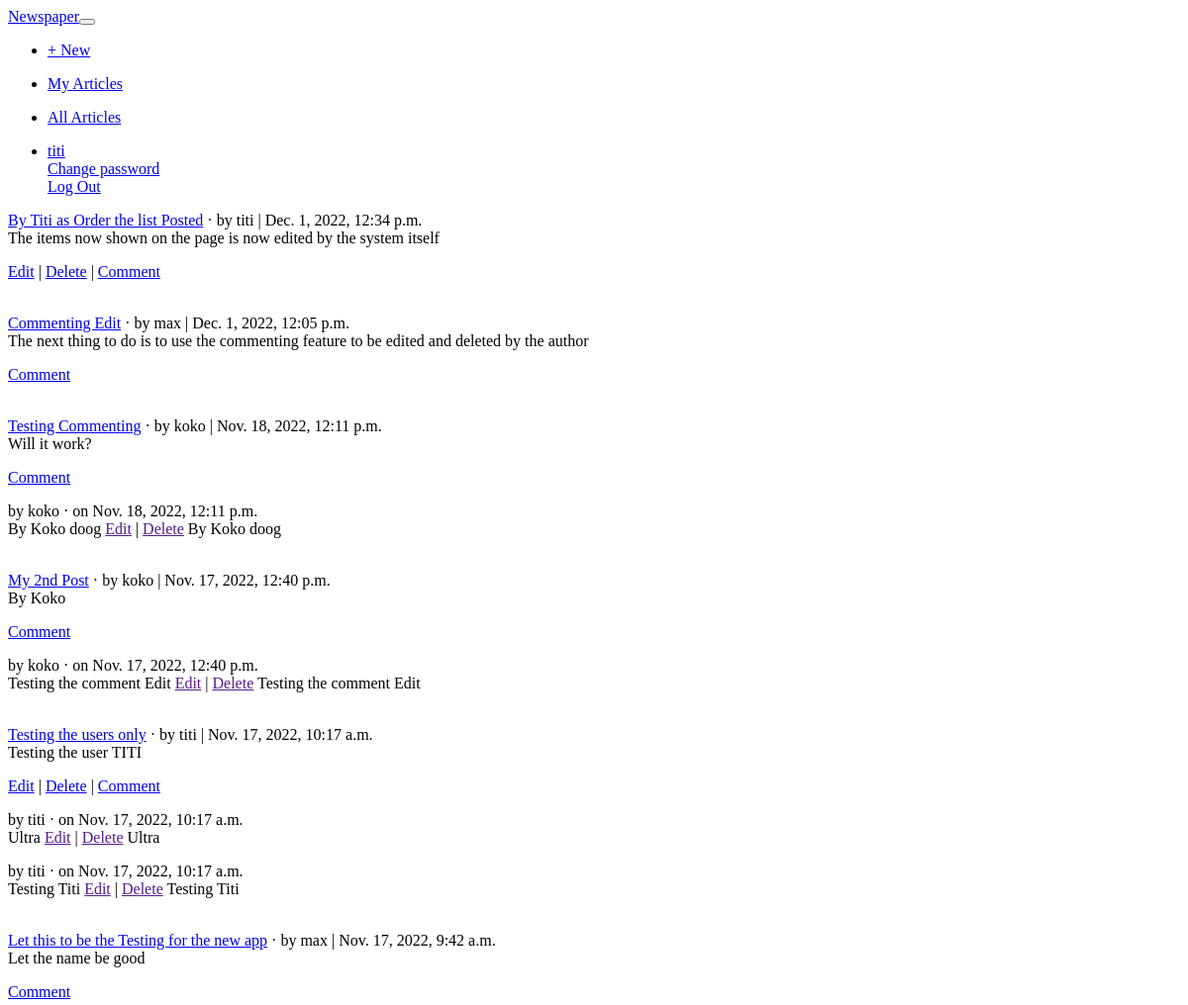
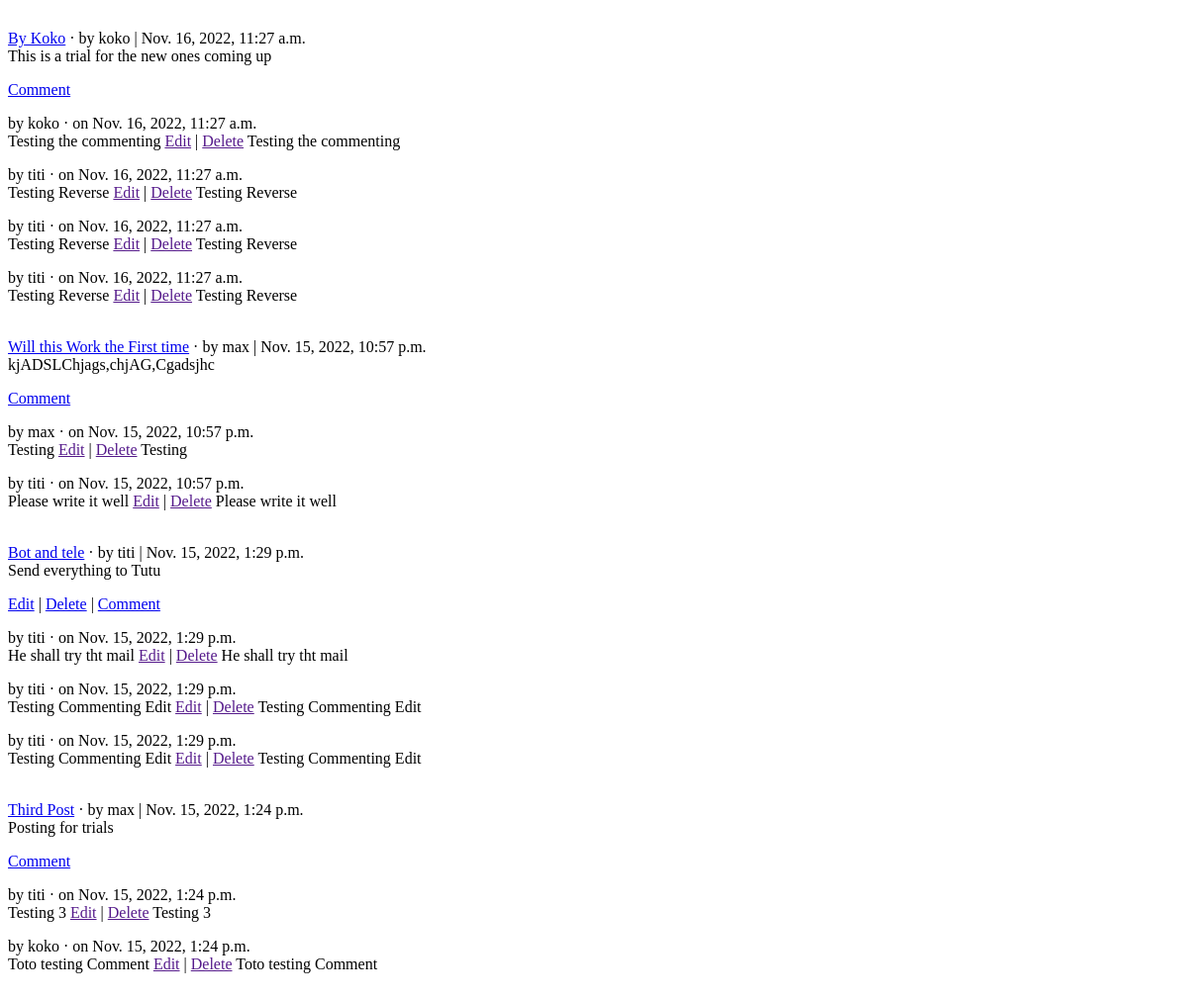
The page /articles/ (signed in) on the database as committed earlier (2 pictures, top to bottom).
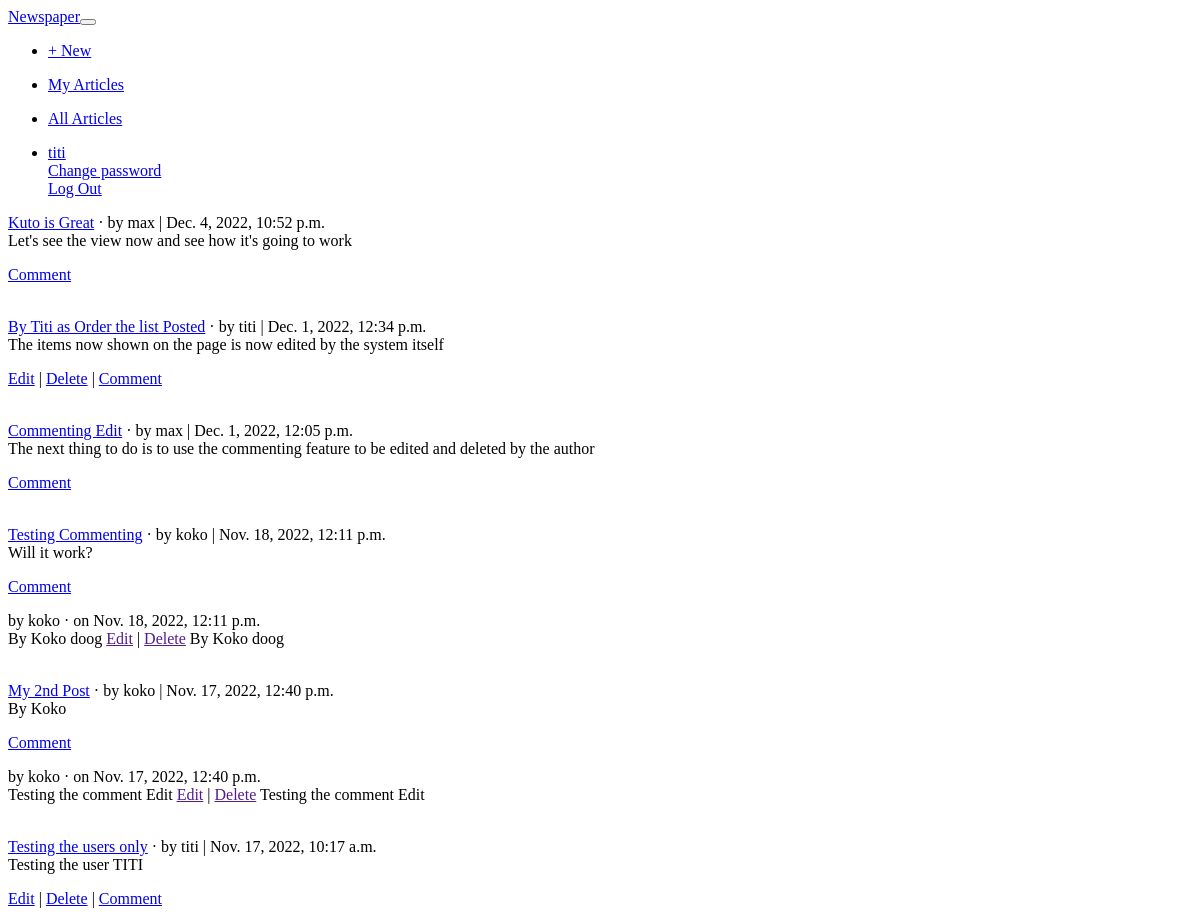
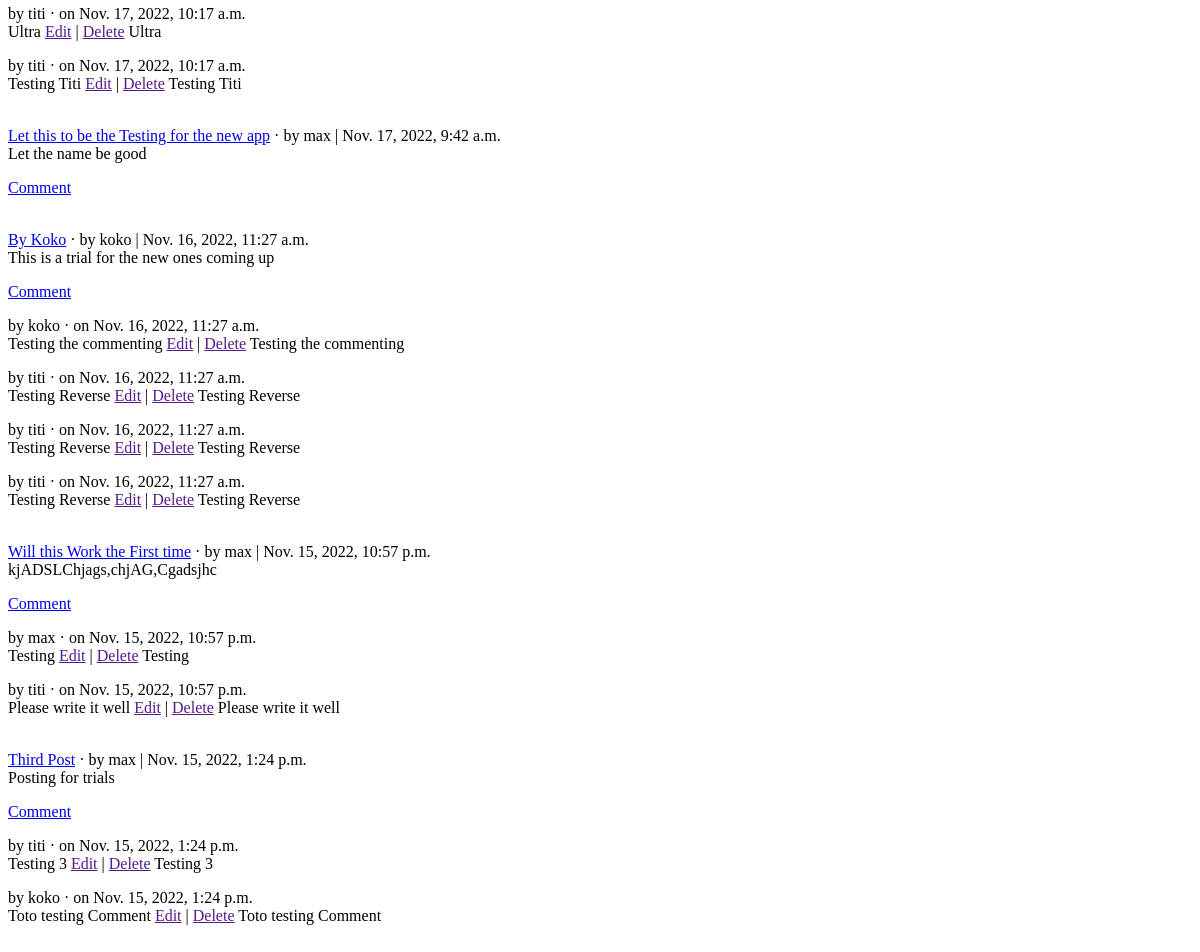
The same page on the database as committed later (2 pictures, top to bottom).
### accounts/models.py (models this page shows)
class CustomUser(AbstractUser):
    age = models.PositiveIntegerField(null=True, blank=True)

### articles/models.py (models this page shows, shortened)
class Article(models.Model):
    title = models.CharField(max_length=255)
    body = models.TextField()
    date = models.DateTimeField(auto_now_add=True)
    author = models.ForeignKey(settings.AUTH_USER_MODEL,on_delete=models.CASCADE,)

class Comments(models.Model):
    article = models.ForeignKey(Article, on_delete=models.CASCADE, related_name='comments')
    comment = models.CharField(max_length=140)
    author = models.ForeignKey(get_user_model(),on_delete=models.CASCADE,)
    def __str__(self):
        return self.comment

### articles/views.py (the view, shortened to what this page needs)
# urls.py: path('', ArticleListView.as_view(), name='article_list'),
class ArticleListView(LoginRequiredMixin, ListView):
    template_name = 'article_list.html'
    def get_queryset(self):
        queryset = Article.objects.all()
        queryset = queryset.order_by('-id')  # this line enables descending order
        return queryset

### accounts/templates/article_list.html (shortened to what this page needs)
{% extends 'base.html' %}
{% block content %}
    {% for article in object_list %}
        <div class="card">
        <div class="card-header">
        <span class="font-weight-bold"><a href="{% url 'article_detail' article.pk %}">{{ article.title }}</a></span> &middot;
        <span class="text-muted">by {{ article.author }} |
        {{ article.date }}</span>
        </div>
        <div class="card-body">
        {{ article.body }}
        <p>
        {% if user == article.author %}
        <a href="{% url 'article_edit' article.pk %}">Edit</a> |
        <a href="{% url 'article_delete' article.pk %}">Delete</a> |
        {% endif %}
        <a href="{% url 'add_comment' article.pk %}">Comment</a>
        </p>
        </div>
        <div class="card-footer text-center text-muted">
            {% for comment in article.comments.all %}
                <p>
                    by <span class="font-weight-bold">{{ comment.author }} &middot;</span>
                    on {{article.date}} <br>
                    {{ comment }}
                    <a href="">Edit</a> |
                    <a href="">Delete</a>
                    {{ comment }} <br>
                </p>
            {% endfor %}
        </div>
        </div>
        <br />
    {% endfor %}
{% endblock content %}

### accounts/templates/base.html (shortened to what this page needs)
<!doctype html>
<html lang="en">
<head>
    <link rel="stylesheet"
    href="https://stackpath.bootstrapcdn.com/bootstrap/4.1.3/css/bootstrap.min.css"integrity="sha384-MCw98/SFnGE8fJT3GXwEOngsV7Zt27NXFoaoApmYm81iuXoPkFOJwJ8ERdknLPMO"crossorigin="anonymous">
</head>
<body>
    <nav class="navbar navbar-expand-md navbar-dark bg-dark mb-4">
        <a class="navbar-brand" href="{% url 'home' %}">Newspaper</a><button class="navbar-toggler" type="button" data-toggle="collapse"
        data-target="#navbarCollapse" aria-controls="navbarCollapse"
        aria-expanded="false" aria-label="Toggle navigation">
        </button>
        <div class="collapse navbar-collapse" id="navbarCollapse">
        {% if user.is_authenticated %}
        <ul class="navbar-nav mr-auto">
            <li class="nav-item"><a href="{% url 'article_new' %}">+ New</a></li>
        </ul>
        <ul class="navbar-nav mr-auto">
            <li class="nav-item"><a href="{% url 'my_view' %}">My Articles</a></li>
        </ul>
        <ul class="navbar-nav mr-auto">
            <li class="nav-item"><a href="{% url 'article_list' %}">All Articles</a></li>
        </ul>
        <ul class="navbar-nav ml-auto">
        <li class="nav-item">
        <a class="nav-link dropdown-toggle" href="#" id="userMenu"
        data-toggle="dropdown" aria-haspopup="true"
        aria-expanded="false">
        {{ user.username }}
        </a>
        <div class="dropdown-menu dropdown-menu-right"
        aria-labelledby="userMenu">
        <a class="dropdown-item"
        href="{% url 'password_change'%}">Change password</a>
        <a class="dropdown-item" href="{% url 'logout' %}">
        Log Out</a>
        </div>
        </li>
        </ul>
        {% endif %}
        </div>
    </nav>
        <div class="container">
        {% block content %}
        {% endblock content %}
        </div>
</body>
</html>

Rows that differ between the two databases and show on the page:
removed Article: title "Bot and tele", author "titi", date "Nov. 15, 2022, 1:29 p.m.", body "Send everything to Tutu", shows "Edit"
removed Comments: author "titi", comment "He shall try tht mail", shown under "Bot and tele"
removed Comments: author "titi", comment "Testing Commenting Edit", shown under "Bot and tele"
removed Comments: author "titi", comment "Testing Commenting Edit", shown under "Bot and tele"
added Article: title "Kuto is Great", author "max", date "Dec. 4, 2022, 10:52 p.m.", body "Let's see the view now and see how it's going to work"
